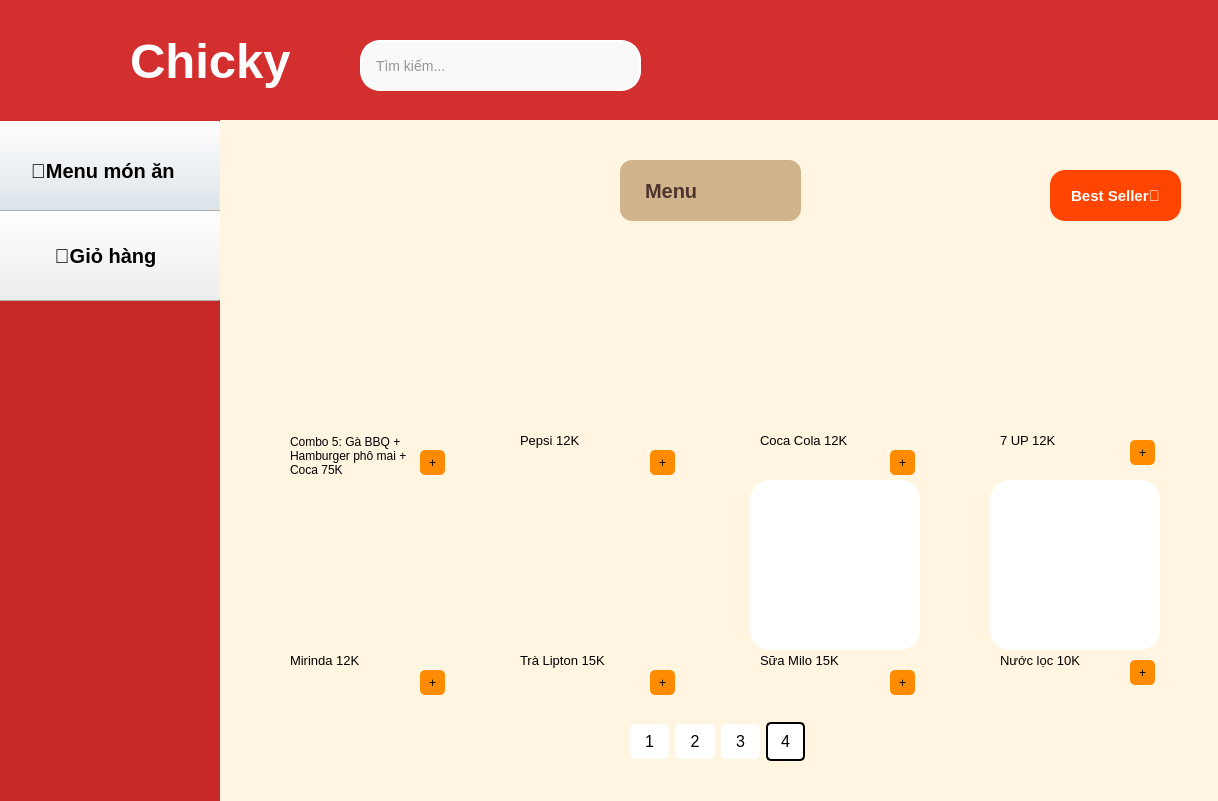
<?xml version="1.0" encoding="UTF-8"?>
<ui version="4.0">
 <class>Dialog</class>
 <widget class="QDialog" name="Dialog">
  <property name="geometry">
   <rect>
    <x>0</x>
    <y>0</y>
    <width>1218</width>
    <height>801</height>
   </rect>
  </property>
  <property name="windowTitle">
   <string>Dialog</string>
  </property>
  <widget class="QLabel" name="label_5">
   <property name="geometry">
    <rect>
     <x>0</x>
     <y>120</y>
     <width>221</width>
     <height>681</height>
    </rect>
   </property>
   <property name="font">
    <font>
     <pointsize>15</pointsize>
     <weight>75</weight>
     <bold>true</bold>
    </font>
   </property>
   <property name="styleSheet">
    <string notr="true">background-color: #C62828
</string>
   </property>
   <property name="text">
    <string/>
   </property>
  </widget>
  <widget class="QPushButton" name="mon_an">
   <property name="geometry">
    <rect>
     <x>-10</x>
     <y>120</y>
     <width>231</width>
     <height>101</height>
    </rect>
   </property>
   <property name="font">
    <font>
     <pointsize>15</pointsize>
     <weight>75</weight>
     <bold>true</bold>
    </font>
   </property>
   <property name="styleSheet">
    <string notr="true"/>
   </property>
   <property name="text">
    <string>🍰Menu món ăn </string>
   </property>
  </widget>
  <widget class="QPushButton" name="gio_hang">
   <property name="geometry">
    <rect>
     <x>-10</x>
     <y>210</y>
     <width>231</width>
     <height>91</height>
    </rect>
   </property>
   <property name="font">
    <font>
     <pointsize>15</pointsize>
     <weight>75</weight>
     <bold>true</bold>
    </font>
   </property>
   <property name="styleSheet">
    <string notr="true"/>
   </property>
   <property name="text">
    <string>🛒Giỏ hàng</string>
   </property>
  </widget>
  <widget class="QLabel" name="label_4">
   <property name="geometry">
    <rect>
     <x>30</x>
     <y>20</y>
     <width>91</width>
     <height>91</height>
    </rect>
   </property>
   <property name="styleSheet">
    <string notr="true">border-image: url(:/pic/logoss.png);</string>
   </property>
   <property name="text">
    <string/>
   </property>
  </widget>
  <widget class="QLineEdit" name="tim_kiem">
   <property name="geometry">
    <rect>
     <x>360</x>
     <y>40</y>
     <width>281</width>
     <height>51</height>
    </rect>
   </property>
   <property name="font">
    <font>
     <pointsize>-1</pointsize>
    </font>
   </property>
   <property name="styleSheet">
    <string notr="true">QLineEdit {
    border: 2px solid white;
    border-radius: 20px;
    padding: 6px 12px;
    background-color: #f9f9f9;
    font-size: 14px;
    color: #333;
}

QLineEdit:focus {
    border: 2px solid white;  /* vẫn là trắng khi focus */
}
</string>
   </property>
   <property name="text">
    <string/>
   </property>
   <property name="placeholderText">
    <string>Tìm kiếm...</string>
   </property>
  </widget>
  <widget class="QLabel" name="label_3">
   <property name="geometry">
    <rect>
     <x>130</x>
     <y>10</y>
     <width>211</width>
     <height>101</height>
    </rect>
   </property>
   <property name="font">
    <font>
     <pointsize>37</pointsize>
     <weight>75</weight>
     <bold>true</bold>
    </font>
   </property>
   <property name="styleSheet">
    <string notr="true">QLabel {
    color: white;
    background-color: transparent;  /* làm nền trong suốt nếu muốn */            /* tùy chỉnh cỡ chữ nếu cần */
    font-weight: bold;              /* chữ đậm */
}
</string>
   </property>
   <property name="text">
    <string>Chicky</string>
   </property>
  </widget>
  <widget class="QLabel" name="label_2">
   <property name="geometry">
    <rect>
     <x>0</x>
     <y>0</y>
     <width>1231</width>
     <height>121</height>
    </rect>
   </property>
   <property name="font">
    <font>
     <family>Microsoft YaHei UI</family>
     <pointsize>35</pointsize>
     <weight>75</weight>
     <bold>true</bold>
    </font>
   </property>
   <property name="styleSheet">
    <string notr="true">background-color: #D32F2F</string>
   </property>
   <property name="text">
    <string/>
   </property>
  </widget>
  <widget class="QLabel" name="label_6">
   <property name="geometry">
    <rect>
     <x>220</x>
     <y>120</y>
     <width>1001</width>
     <height>681</height>
    </rect>
   </property>
   <property name="styleSheet">
    <string notr="true">background-color: rgb(255, 245, 225);</string>
   </property>
   <property name="text">
    <string/>
   </property>
  </widget>
  <widget class="QLabel" name="label_55">
   <property name="geometry">
    <rect>
     <x>620</x>
     <y>160</y>
     <width>181</width>
     <height>61</height>
    </rect>
   </property>
   <property name="styleSheet">
    <string notr="true">QLabel {
    background-color: #d2b48c;  /* Nâu nhạt (beige) */
    color: #4e342e;              /* Nâu đậm cho chữ */
    font-size: 20px;
    font-weight: bold;
    padding: 10px 20px;
    border-radius: 12px;
    qproperty-alignment: AlignCenter;
}
</string>
   </property>
   <property name="text">
    <string>Menu</string>
   </property>
  </widget>
  <widget class="QWidget" name="horizontalLayoutWidget_8">
   <property name="geometry">
    <rect>
     <x>630</x>
     <y>720</y>
     <width>175</width>
     <height>43</height>
    </rect>
   </property>
   <layout class="QHBoxLayout" name="horizontalLayout_111">
    <item>
     <layout class="QHBoxLayout" name="horizontalLayout_112">
      <item>
       <widget class="QPushButton" name="page1">
        <property name="font">
         <font>
          <pointsize>12</pointsize>
          <weight>50</weight>
          <bold>false</bold>
         </font>
        </property>
        <property name="styleSheet">
         <string notr="true">QPushButton {
    width: 35px;            /* Chiều rộng của button */
    height: 35px;           /* Chiều cao của button */
    border-radius: 5px;      /* Để không bo tròn góc */
    background-color: rgb(255,255,255);
    color: black;            /* Màu chữ */

}
QPushButton:hover {
    background-color:  rgb(220,220,220);; /* Màu nền khi hover */
}
</string>
        </property>
        <property name="text">
         <string>1</string>
        </property>
       </widget>
      </item>
     </layout>
    </item>
    <item>
     <layout class="QHBoxLayout" name="horizontalLayout_113">
      <item>
       <widget class="QPushButton" name="page2">
        <property name="font">
         <font>
          <pointsize>12</pointsize>
         </font>
        </property>
        <property name="styleSheet">
         <string notr="true">QPushButton {
    width: 35px;            /* Chiều rộng của button */
    height: 35px;           /* Chiều cao của button */
    border-radius: 5px;      /* Để không bo tròn góc */
    background-color: rgb(255,255,255);
    color: black;            /* Màu chữ */
}
QPushButton:hover {
    background-color:   rgb(220,220,220);;; /* Màu nền khi hover */
}
</string>
        </property>
        <property name="text">
         <string>2</string>
        </property>
       </widget>
      </item>
     </layout>
    </item>
    <item>
     <layout class="QHBoxLayout" name="horizontalLayout_114">
      <item>
       <widget class="QPushButton" name="page3">
        <property name="font">
         <font>
          <pointsize>12</pointsize>
         </font>
        </property>
        <property name="styleSheet">
         <string notr="true">QPushButton {
    width: 35px;            /* Chiều rộng của button */
    height: 35px;           /* Chiều cao của button */
    border-radius: 5px;      /* Để không bo tròn góc */
    background-color: rgb(255,255,255);
    color: black;            /* Màu chữ */
}
QPushButton:hover {
    background-color:  rgb(220,220,220);;; /* Màu nền khi hover */
}
</string>
        </property>
        <property name="text">
         <string>3</string>
        </property>
       </widget>
      </item>
     </layout>
    </item>
    <item>
     <layout class="QHBoxLayout" name="horizontalLayout_115">
      <item>
       <widget class="QPushButton" name="page4">
        <property name="font">
         <font>
          <pointsize>12</pointsize>
         </font>
        </property>
        <property name="styleSheet">
         <string notr="true">QPushButton {
    width: 35px;            /* Chiều rộng của button */
    height: 35px;           /* Chiều cao của button */
    border-radius: 5px;      /* Để không bo tròn góc */
    background-color: rgb(255,255,255);
    color: black;            /* Màu chữ */
border: 1.5px solid black;   /* Viền đen, dày 2px */
}
QPushButton:hover {
    background-color:   rgb(220,220,220);; /* Màu nền khi hover */
}
</string>
        </property>
        <property name="text">
         <string>4</string>
        </property>
       </widget>
      </item>
     </layout>
    </item>
   </layout>
  </widget>
  <widget class="QLabel" name="label_33">
   <property name="geometry">
    <rect>
     <x>510</x>
     <y>480</y>
     <width>170</width>
     <height>170</height>
    </rect>
   </property>
   <property name="styleSheet">
    <string notr="true">border-image: url(:/pic/lipton.jpg);

    border-radius: 20px;  /* bạn có thể chỉnh độ bo tùy ý */


</string>
   </property>
   <property name="text">
    <string/>
   </property>
  </widget>
  <widget class="QLabel" name="label_56">
   <property name="geometry">
    <rect>
     <x>290</x>
     <y>430</y>
     <width>121</width>
     <height>51</height>
    </rect>
   </property>
   <property name="font">
    <font>
     <pointsize>9</pointsize>
    </font>
   </property>
   <property name="text">
    <string>Combo 5: Gà BBQ + Hamburger phô mai + Coca 75K</string>
   </property>
   <property name="wordWrap">
    <bool>true</bool>
   </property>
  </widget>
  <widget class="QLabel" name="label_57">
   <property name="geometry">
    <rect>
     <x>520</x>
     <y>430</y>
     <width>121</width>
     <height>21</height>
    </rect>
   </property>
   <property name="font">
    <font>
     <pointsize>10</pointsize>
    </font>
   </property>
   <property name="text">
    <string>Pepsi 12K</string>
   </property>
   <property name="wordWrap">
    <bool>true</bool>
   </property>
  </widget>
  <widget class="QLabel" name="label_66">
   <property name="geometry">
    <rect>
     <x>990</x>
     <y>260</y>
     <width>170</width>
     <height>170</height>
    </rect>
   </property>
   <property name="font">
    <font>
     <pointsize>14</pointsize>
    </font>
   </property>
   <property name="styleSheet">
    <string notr="true">border-image: url(:/pic/7UP-L.jpg);
    border-radius: 20px;  /* bạn có thể chỉnh độ bo tùy ý */</string>
   </property>
   <property name="text">
    <string/>
   </property>
  </widget>
  <widget class="QPushButton" name="up_12k">
   <property name="geometry">
    <rect>
     <x>1130</x>
     <y>440</y>
     <width>25</width>
     <height>25</height>
    </rect>
   </property>
   <property name="styleSheet">
    <string notr="true">QPushButton {
    width: 25px;            /* Chiều rộng của button */
    height: 25px;           /* Chiều cao của button */
    border-radius: 5px;      /* Để không bo tròn góc */
    background-color: rgb(255,140,0);
    color: black;            /* Màu chữ */
}
QPushButton:hover {
    background-color: rgb(255, 170, 127);; /* Màu nền khi hover */
}
</string>
   </property>
   <property name="text">
    <string>+</string>
   </property>
  </widget>
  <widget class="QLabel" name="label_64">
   <property name="geometry">
    <rect>
     <x>760</x>
     <y>650</y>
     <width>121</width>
     <height>21</height>
    </rect>
   </property>
   <property name="font">
    <font>
     <pointsize>10</pointsize>
    </font>
   </property>
   <property name="text">
    <string>Sữa Milo 15K</string>
   </property>
   <property name="wordWrap">
    <bool>true</bool>
   </property>
  </widget>
  <widget class="QLabel" name="label_34">
   <property name="geometry">
    <rect>
     <x>750</x>
     <y>480</y>
     <width>170</width>
     <height>170</height>
    </rect>
   </property>
   <property name="styleSheet">
    <string notr="true">border-image: url(:/pic/milo.png);
   background-color: rgb(255, 255, 255);
    border-radius: 20px;  /* bạn có thể chỉnh độ bo tùy ý */


</string>
   </property>
   <property name="text">
    <string/>
   </property>
  </widget>
  <widget class="QLabel" name="label_61">
   <property name="geometry">
    <rect>
     <x>520</x>
     <y>650</y>
     <width>121</width>
     <height>21</height>
    </rect>
   </property>
   <property name="font">
    <font>
     <pointsize>10</pointsize>
    </font>
   </property>
   <property name="text">
    <string>Trà Lipton 15K</string>
   </property>
   <property name="wordWrap">
    <bool>true</bool>
   </property>
  </widget>
  <widget class="QLabel" name="label_63">
   <property name="geometry">
    <rect>
     <x>750</x>
     <y>260</y>
     <width>170</width>
     <height>170</height>
    </rect>
   </property>
   <property name="font">
    <font>
     <pointsize>14</pointsize>
    </font>
   </property>
   <property name="styleSheet">
    <string notr="true">    border-radius: 20px;  /* bạn có thể chỉnh độ bo tùy ý */
border-image: url(:/pic/cocacola.jpg);</string>
   </property>
   <property name="text">
    <string/>
   </property>
  </widget>
  <widget class="QPushButton" name="tra_lipton_15k">
   <property name="geometry">
    <rect>
     <x>650</x>
     <y>670</y>
     <width>25</width>
     <height>25</height>
    </rect>
   </property>
   <property name="styleSheet">
    <string notr="true">QPushButton {
    width: 25px;            /* Chiều rộng của button */
    height: 25px;           /* Chiều cao của button */
    border-radius: 5px;      /* Để không bo tròn góc */
    background-color: rgb(255,140,0);
    color: black;            /* Màu chữ */
}
QPushButton:hover {
    background-color: rgb(255, 170, 127);; /* Màu nền khi hover */
}
</string>
   </property>
   <property name="text">
    <string>+</string>
   </property>
  </widget>
  <widget class="QLabel" name="label_65">
   <property name="geometry">
    <rect>
     <x>1000</x>
     <y>430</y>
     <width>121</width>
     <height>21</height>
    </rect>
   </property>
   <property name="font">
    <font>
     <pointsize>10</pointsize>
    </font>
   </property>
   <property name="text">
    <string>7 UP 12K</string>
   </property>
   <property name="wordWrap">
    <bool>true</bool>
   </property>
  </widget>
  <widget class="QPushButton" name="combo5">
   <property name="geometry">
    <rect>
     <x>420</x>
     <y>450</y>
     <width>25</width>
     <height>25</height>
    </rect>
   </property>
   <property name="styleSheet">
    <string notr="true">QPushButton {
    width: 25px;            /* Chiều rộng của button */
    height: 25px;           /* Chiều cao của button */
    border-radius: 5px;      /* Để không bo tròn góc */
    background-color: rgb(255,140,0);
    color: black;            /* Màu chữ */
}
QPushButton:hover {
    background-color: rgb(255, 170, 127);; /* Màu nền khi hover */
}
</string>
   </property>
   <property name="text">
    <string>+</string>
   </property>
  </widget>
  <widget class="QPushButton" name="sua_milo_15k">
   <property name="geometry">
    <rect>
     <x>890</x>
     <y>670</y>
     <width>25</width>
     <height>25</height>
    </rect>
   </property>
   <property name="styleSheet">
    <string notr="true">QPushButton {
    width: 25px;            /* Chiều rộng của button */
    height: 25px;           /* Chiều cao của button */
    border-radius: 5px;      /* Để không bo tròn góc */
    background-color: rgb(255,140,0);
    color: black;            /* Màu chữ */
}
QPushButton:hover {
    background-color: rgb(255, 170, 127);; /* Màu nền khi hover */
}
</string>
   </property>
   <property name="text">
    <string>+</string>
   </property>
  </widget>
  <widget class="QPushButton" name="pepsi_12k">
   <property name="geometry">
    <rect>
     <x>650</x>
     <y>450</y>
     <width>25</width>
     <height>25</height>
    </rect>
   </property>
   <property name="styleSheet">
    <string notr="true">QPushButton {
    width: 25px;            /* Chiều rộng của button */
    height: 25px;           /* Chiều cao của button */
    border-radius: 5px;      /* Để không bo tròn góc */
    background-color: rgb(255,140,0);
    color: black;            /* Màu chữ */
}
QPushButton:hover {
    background-color: rgb(255, 170, 127);; /* Màu nền khi hover */
}
</string>
   </property>
   <property name="text">
    <string>+</string>
   </property>
  </widget>
  <widget class="QLabel" name="label_62">
   <property name="geometry">
    <rect>
     <x>760</x>
     <y>430</y>
     <width>121</width>
     <height>21</height>
    </rect>
   </property>
   <property name="font">
    <font>
     <pointsize>10</pointsize>
    </font>
   </property>
   <property name="text">
    <string>Coca Cola 12K </string>
   </property>
   <property name="wordWrap">
    <bool>true</bool>
   </property>
  </widget>
  <widget class="QLabel" name="label_60">
   <property name="geometry">
    <rect>
     <x>510</x>
     <y>260</y>
     <width>170</width>
     <height>170</height>
    </rect>
   </property>
   <property name="font">
    <font>
     <pointsize>14</pointsize>
    </font>
   </property>
   <property name="styleSheet">
    <string notr="true">border-image: url(:/pic/PEPSI-J.jpg);
    border-radius: 20px;  /* bạn có thể chỉnh độ bo tùy ý */</string>
   </property>
   <property name="text">
    <string/>
   </property>
  </widget>
  <widget class="QPushButton" name="nuoc_loc_10k">
   <property name="geometry">
    <rect>
     <x>1130</x>
     <y>660</y>
     <width>25</width>
     <height>25</height>
    </rect>
   </property>
   <property name="styleSheet">
    <string notr="true">QPushButton {
    width: 25px;            /* Chiều rộng của button */
    height: 25px;           /* Chiều cao của button */
    border-radius: 5px;      /* Để không bo tròn góc */
    background-color: rgb(255,140,0);
    color: black;            /* Màu chữ */
}
QPushButton:hover {
    background-color: rgb(255, 170, 127);; /* Màu nền khi hover */
}
</string>
   </property>
   <property name="text">
    <string>+</string>
   </property>
  </widget>
  <widget class="QLabel" name="label_35">
   <property name="geometry">
    <rect>
     <x>990</x>
     <y>480</y>
     <width>170</width>
     <height>170</height>
    </rect>
   </property>
   <property name="styleSheet">
    <string notr="true">border-image: url(:/pic/nuoc_suoi.jpg);
background-color: rgb(255, 255, 255);
    border-radius: 20px;  /* bạn có thể chỉnh độ bo tùy ý */


</string>
   </property>
   <property name="text">
    <string/>
   </property>
  </widget>
  <widget class="QPushButton" name="mirinda_12k">
   <property name="geometry">
    <rect>
     <x>420</x>
     <y>670</y>
     <width>25</width>
     <height>25</height>
    </rect>
   </property>
   <property name="styleSheet">
    <string notr="true">QPushButton {
    width: 25px;            /* Chiều rộng của button */
    height: 25px;           /* Chiều cao của button */
    border-radius: 5px;      /* Để không bo tròn góc */
    background-color: rgb(255,140,0);
    color: black;            /* Màu chữ */
}
QPushButton:hover {
    background-color: rgb(255, 170, 127);; /* Màu nền khi hover */
}
</string>
   </property>
   <property name="text">
    <string>+</string>
   </property>
  </widget>
  <widget class="QLabel" name="label_32">
   <property name="geometry">
    <rect>
     <x>280</x>
     <y>480</y>
     <width>170</width>
     <height>170</height>
    </rect>
   </property>
   <property name="styleSheet">
    <string notr="true">border-image: url(:/pic/mirinda.jpg);

    border-radius: 20px;  /* bạn có thể chỉnh độ bo tùy ý */


</string>
   </property>
   <property name="text">
    <string/>
   </property>
  </widget>
  <widget class="QLabel" name="label_59">
   <property name="geometry">
    <rect>
     <x>290</x>
     <y>650</y>
     <width>121</width>
     <height>21</height>
    </rect>
   </property>
   <property name="font">
    <font>
     <pointsize>10</pointsize>
    </font>
   </property>
   <property name="text">
    <string>Mirinda 12K</string>
   </property>
   <property name="wordWrap">
    <bool>true</bool>
   </property>
  </widget>
  <widget class="QLabel" name="label_58">
   <property name="geometry">
    <rect>
     <x>280</x>
     <y>260</y>
     <width>170</width>
     <height>170</height>
    </rect>
   </property>
   <property name="font">
    <font>
     <pointsize>14</pointsize>
    </font>
   </property>
   <property name="styleSheet">
    <string notr="true">border-image: url(:/pic/combo5.jpg);

    border-radius: 20px;  /* bạn có thể chỉnh độ bo tùy ý */</string>
   </property>
   <property name="text">
    <string/>
   </property>
  </widget>
  <widget class="QLabel" name="label_67">
   <property name="geometry">
    <rect>
     <x>1000</x>
     <y>650</y>
     <width>121</width>
     <height>21</height>
    </rect>
   </property>
   <property name="font">
    <font>
     <pointsize>10</pointsize>
    </font>
   </property>
   <property name="text">
    <string>Nước lọc 10K</string>
   </property>
   <property name="wordWrap">
    <bool>true</bool>
   </property>
  </widget>
  <widget class="QPushButton" name="coca_12k">
   <property name="geometry">
    <rect>
     <x>890</x>
     <y>450</y>
     <width>25</width>
     <height>25</height>
    </rect>
   </property>
   <property name="styleSheet">
    <string notr="true">QPushButton {
    width: 25px;            /* Chiều rộng của button */
    height: 25px;           /* Chiều cao của button */
    border-radius: 5px;      /* Để không bo tròn góc */
    background-color: rgb(255,140,0);
    color: black;            /* Màu chữ */
}
QPushButton:hover {
    background-color: rgb(255, 170, 127);; /* Màu nền khi hover */
}
</string>
   </property>
   <property name="text">
    <string>+</string>
   </property>
  </widget>
  <widget class="QPushButton" name="best_seller">
   <property name="geometry">
    <rect>
     <x>1050</x>
     <y>170</y>
     <width>131</width>
     <height>51</height>
    </rect>
   </property>
   <property name="font">
    <font>
     <pointsize>-1</pointsize>
     <weight>75</weight>
     <bold>true</bold>
    </font>
   </property>
   <property name="styleSheet">
    <string notr="true">QPushButton {
    background-color: #FF4500;
    color: white;
    font-size: 15px;
    font-weight: bold;
    border-radius: 15px;
    padding: 10px;
}

QPushButton:hover {
    background-color:  #CC3700
}
</string>
   </property>
   <property name="text">
    <string>Best Seller🔥</string>
   </property>
  </widget>
  <zorder>label_5</zorder>
  <zorder>mon_an</zorder>
  <zorder>gio_hang</zorder>
  <zorder>label_2</zorder>
  <zorder>label_4</zorder>
  <zorder>label_3</zorder>
  <zorder>tim_kiem</zorder>
  <zorder>label_6</zorder>
  <zorder>label_55</zorder>
  <zorder>horizontalLayoutWidget_8</zorder>
  <zorder>label_33</zorder>
  <zorder>label_56</zorder>
  <zorder>label_57</zorder>
  <zorder>label_66</zorder>
  <zorder>up_12k</zorder>
  <zorder>label_64</zorder>
  <zorder>label_34</zorder>
  <zorder>label_61</zorder>
  <zorder>label_63</zorder>
  <zorder>tra_lipton_15k</zorder>
  <zorder>label_65</zorder>
  <zorder>combo5</zorder>
  <zorder>sua_milo_15k</zorder>
  <zorder>pepsi_12k</zorder>
  <zorder>label_62</zorder>
  <zorder>label_60</zorder>
  <zorder>nuoc_loc_10k</zorder>
  <zorder>label_35</zorder>
  <zorder>mirinda_12k</zorder>
  <zorder>label_32</zorder>
  <zorder>label_59</zorder>
  <zorder>label_58</zorder>
  <zorder>label_67</zorder>
  <zorder>coca_12k</zorder>
  <zorder>best_seller</zorder>
 </widget>
 <resources>
  <include location="doan.qrc"/>
 </resources>
 <connections/>
</ui>
